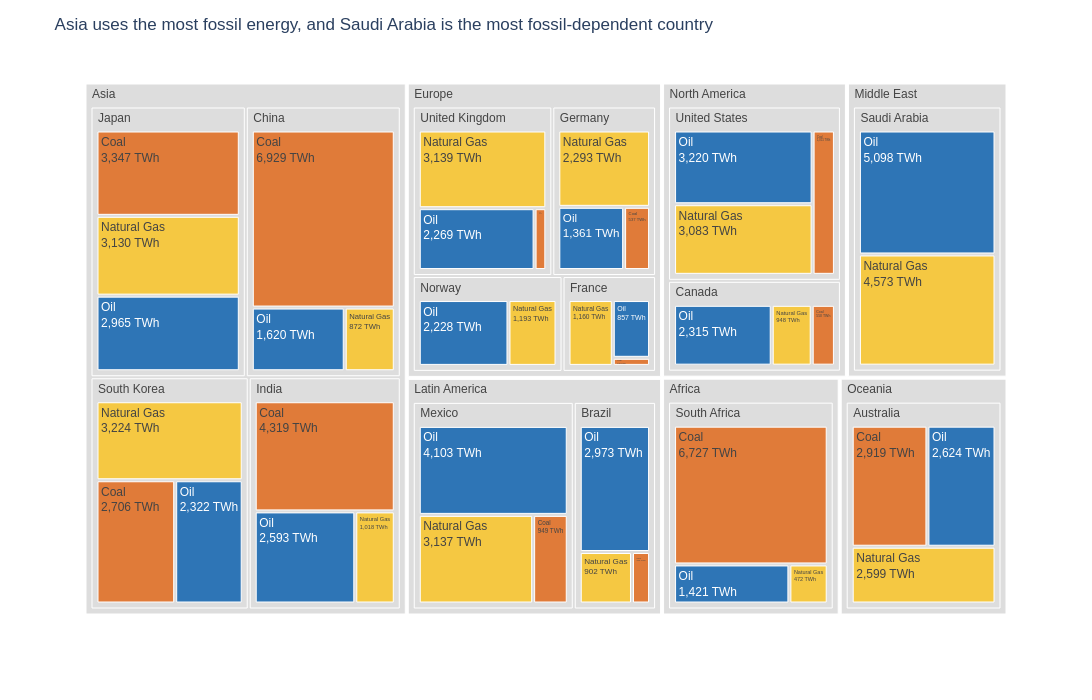

Source (notebook cell):
### Markdown cell above
## Task 1 — Treemap: fossil fuel dependency by country

**What to build:** A treemap showing **fossil fuel TWh only**, broken down by Region → Country → Source (Coal / Oil / Natural Gas).

**Requirements:**
- Filter to fossil sources only before plotting
- Use `path=['Region', 'Country', 'Source']` for the hierarchy
- Colour encodes the fossil source type (Coal / Oil / Natural Gas) with a CVD-safe palette
- Show TWh values in labels — no percentages
- Grey out parent nodes (Region and Country level)
- Insight title naming which region or country is most fossil-dependent

> 💡 `df.loc[df['Source_Type'] == 'Fossil']`

### Code cell
# Task 1
# YOUR CODE HERE

df_fossil = df.loc[df['Source_Type'] == 'Fossil']

# Find the region and country with the most fossil TWh (for the title)
top_region = df_fossil.groupby('Region')['TWh'].sum().idxmax()
top_country = df_fossil.groupby('Country')['TWh'].sum().idxmax()

# CVD-safe colours (course palette)
fossil_colors = {
    'Coal':        '#E07B39',   # orange
    'Oil':         '#2E75B6',   # blue
    'Natural Gas': '#F5C842',   # yellow
}

fig = px.treemap(
    df_fossil,
    path=['Region', 'Country', 'Source'],
    values='TWh',
    color='Source',
    color_discrete_map=fossil_colors,
    height=700, width=1100,
    template='plotly_white'
)

# Show TWh only, no percentages
fig.update_traces(
    texttemplate='%{label}<br>%{value:,.0f} TWh',
    hovertemplate='<b>%{label}</b><br>%{value:,.0f} TWh'
)

# Grey out parent nodes (Region and Country)
fig.data[0].marker.colors = [
    c if c in fossil_colors.values() else '#DDDDDD'
    for c in fig.data[0].marker.colors
]

fig.update_layout(
    title=f'{top_region} uses the most fossil energy, and {top_country} is the most fossil-dependent country',
    font=dict(family='Arial', size=12)
)

fig.show()

### Figure 1 — Plotly figure (JSON) as saved in the notebook; plotly's stock layout.template omitted (floating-point values rounded to 4 significant figures)
{"data": [{"branchvalues": "total", "customdata": [["(?)"], ["(?)"], ["(?)"], ["(?)"], ["(?)"], ["(?)"], ["(?)"], ["(?)"], ["(?)"], ["(?)"], ["(?)"], ["(?)"], ["(?)"], ["(?)"], ["(?)"], ["(?)"], ["(?)"], ["(?)"], ["(?)"], ["(?)"], ["(?)"], ["(?)"], ["Coal"], ["Coal"], ["Coal"], ["Coal"], ["Coal"], ["Coal"], ["Coal"], ["Coal"], ["Coal"], ["Coal"], ["Coal"], ["Coal"], ["Coal"], ["Natural Gas"], ["Natural Gas"], ["Natural Gas"], ["Natural Gas"], ["Natural Gas"], ["Natural Gas"], ["Natural Gas"], ["Natural Gas"], ["Natural Gas"], ["Natural Gas"], ["Natural Gas"], ["Natural Gas"], ["Natural Gas"], ["Natural Gas"], ["Natural Gas"], ["Oil"], ["Oil"], ["Oil"], ["Oil"], ["Oil"], ["Oil"], ["Oil"], ["Oil"], ["Oil"], ["Oil"], ["Oil"], ["Oil"], ["Oil"], ["Oil"], ["Oil"]], "domain": {"x": [0, 1], "y": [0, 1]}, "hovertemplate": "<b>%{label}</b><br>%{value:,.0f} TWh", "ids": ["North America/United States", "Asia/China", "Europe/Germany", "Europe/France", "Europe/United Kingdom", "Asia/India", "Latin America/Brazil", "Oceania/Australia", "Asia/Japan", "Asia/South Korea", "Europe/Norway", "Middle East/Saudi Arabia", "Africa/South Africa", "North America/Canada", "Latin America/Mexico", "North America", "Asia", "Europe", "Latin America", "Oceania", "Middle East", "Africa", "North America/United States/Coal", "Asia/China/Coal", "Europe/Germany/Coal", "Europe/France/Coal", "Europe/United Kingdom/Coal", "Asia/India/Coal", "Latin America/Brazil/Coal", "Oceania/Australia/Coal", "Asia/Japan/Coal", "Asia/South Korea/Coal", "Africa/South Africa/Coal", "North America/Canada/Coal", "Latin America/Mexico/Coal", "North America/United States/Natural Gas", "Asia/China/Natural Gas", "Europe/Germany/Natural Gas", "Europe/France/Natural Gas", "Europe/United Kingdom/Natural Gas", "Asia/India/Natural Gas", "Latin America/Brazil/Natural Gas", "Oceania/Australia/Natural Gas", "Asia/Japan/Natural Gas", "Asia/South Korea/Natural Gas", "Europe/Norway/Natural Gas", "Middle East/Saudi Arabia/Natural Gas", "Africa/South Africa/Natural Gas", "North America/Canada/Natural Gas", "Latin America/Mexico/Natural Gas", "North America/United States/Oil", "Asia/China/Oil", "Europe/Germany/Oil", "Europe/France/Oil", "Europe/United Kingdom/Oil", "Asia/India/Oil", "Latin America/Brazil/Oil", "Oceania/Australia/Oil", "Asia/Japan/Oil", "Asia/South Korea/Oil", "Europe/Norway/Oil", "Middle East/Saudi Arabia/Oil", "Africa/South Africa/Oil", "North America/Canada/Oil", "Latin America/Mexico/Oil"], "labels": ["United States", "China", "Germany", "France", "United Kingdom", "India", "Brazil", "Australia", "Japan", "South Korea", "Norway", "Saudi Arabia", "South Africa", "Canada", "Mexico", "North America", "Asia", "Europe", "Latin America", "Oceania", "Middle East", "Africa", "Coal", "Coal", "Coal", "Coal", "Coal", "Coal", "Coal", "Coal", "Coal", "Coal", "Coal", "Coal", "Coal", "Natural Gas", "Natural Gas", "Natural Gas", "Natural Gas", "Natural Gas", "Natural Gas", "Natural Gas", "Natural Gas", "Natural Gas", "Natural Gas", "Natural Gas", "Natural Gas", "Natural Gas", "Natural Gas", "Natural Gas", "Oil", "Oil", "Oil", "Oil", "Oil", "Oil", "Oil", "Oil", "Oil", "Oil", "Oil", "Oil", "Oil", "Oil", "Oil"], "marker": {"colors": ["#DDDDDD", "#DDDDDD", "#DDDDDD", "#DDDDDD", "#DDDDDD", "#DDDDDD", "#DDDDDD", "#DDDDDD", "#DDDDDD", "#DDDDDD", "#DDDDDD", "#DDDDDD", "#DDDDDD", "#DDDDDD", "#DDDDDD", "#DDDDDD", "#DDDDDD", "#DDDDDD", "#DDDDDD", "#DDDDDD", "#DDDDDD", "#DDDDDD", "#E07B39", "#E07B39", "#E07B39", "#E07B39", "#E07B39", "#E07B39", "#E07B39", "#E07B39", "#E07B39", "#E07B39", "#E07B39", "#E07B39", "#E07B39", "#F5C842", "#F5C842", "#F5C842", "#F5C842", "#F5C842", "#F5C842", "#F5C842", "#F5C842", "#F5C842", "#F5C842", "#F5C842", "#F5C842", "#F5C842", "#F5C842", "#F5C842", "#2E75B6", "#2E75B6", "#2E75B6", "#2E75B6", "#2E75B6", "#2E75B6", "#2E75B6", "#2E75B6", "#2E75B6", "#2E75B6", "#2E75B6", "#2E75B6", "#2E75B6", "#2E75B6", "#2E75B6"]}, "name": "", "parents": ["North America", "Asia", "Europe", "Europe", "Europe", "Asia", "Latin America", "Oceania", "Asia", "Asia", "Europe", "Middle East", "Africa", "North America", "Latin America", "", "", "", "", "", "", "", "North America/United States", "Asia/China", "Europe/Germany", "Europe/France", "Europe/United Kingdom", "Asia/India", "Latin America/Brazil", "Oceania/Australia", "Asia/Japan", "Asia/South Korea", "Africa/South Africa", "North America/Canada", "Latin America/Mexico", "North America/United States", "Asia/China", "Europe/Germany", "Europe/France", "Europe/United Kingdom", "Asia/India", "Latin America/Brazil", "Oceania/Australia", "Asia/Japan", "Asia/South Korea", "Europe/Norway", "Middle East/Saudi Arabia", "Africa/South Africa", "North America/Canada", "Latin America/Mexico", "North America/United States", "Asia/China", "Europe/Germany", "Europe/France", "Europe/United Kingdom", "Asia/India", "Latin America/Brazil", "Oceania/Australia", "Asia/Japan", "Asia/South Korea", "Europe/Norway", "Middle East/Saudi Arabia", "Africa/South Africa", "North America/Canada", "Latin America/Mexico"], "texttemplate": "%{label}<br>%{value:,.0f} TWh", "type": "treemap", "values": [7318.0, 9421.0, 4191.0, 2137.0, 5638.0, 7930.0, 4187.0, 8142.0, 9442.0, 8252.0, 3421.0, 9671.0, 8620.0, 3813.0, 8189.0, 11130.0, 35050.0, 15390.0, 12380.0, 8142.0, 9671.0, 8620.0, 1015.0, 6929.0, 537.0, 120.0, 230.0, 4319.0, 312.0, 2919.0, 3347.0, 2706.0, 6727.0, 550.0, 949.0, 3083.0, 872.0, 2293.0, 1160.0, 3139.0, 1018.0, 902.0, 2599.0, 3130.0, 3224.0, 1193.0, 4573.0, 472.0, 948.0, 3137.0, 3220.0, 1620.0, 1361.0, 857.0, 2269.0, 2593.0, 2973.0, 2624.0, 2965.0, 2322.0, 2228.0, 5098.0, 1421.0, 2315.0, 4103.0]}], "layout": {"font": {"family": "Arial", "size": 12}, "height": 700, "legend": {"tracegroupgap": 0}, "margin": {"t": 60}, "title": {"text": "Asia uses the most fossil energy, and Saudi Arabia is the most fossil-dependent country"}, "width": 1100}}
